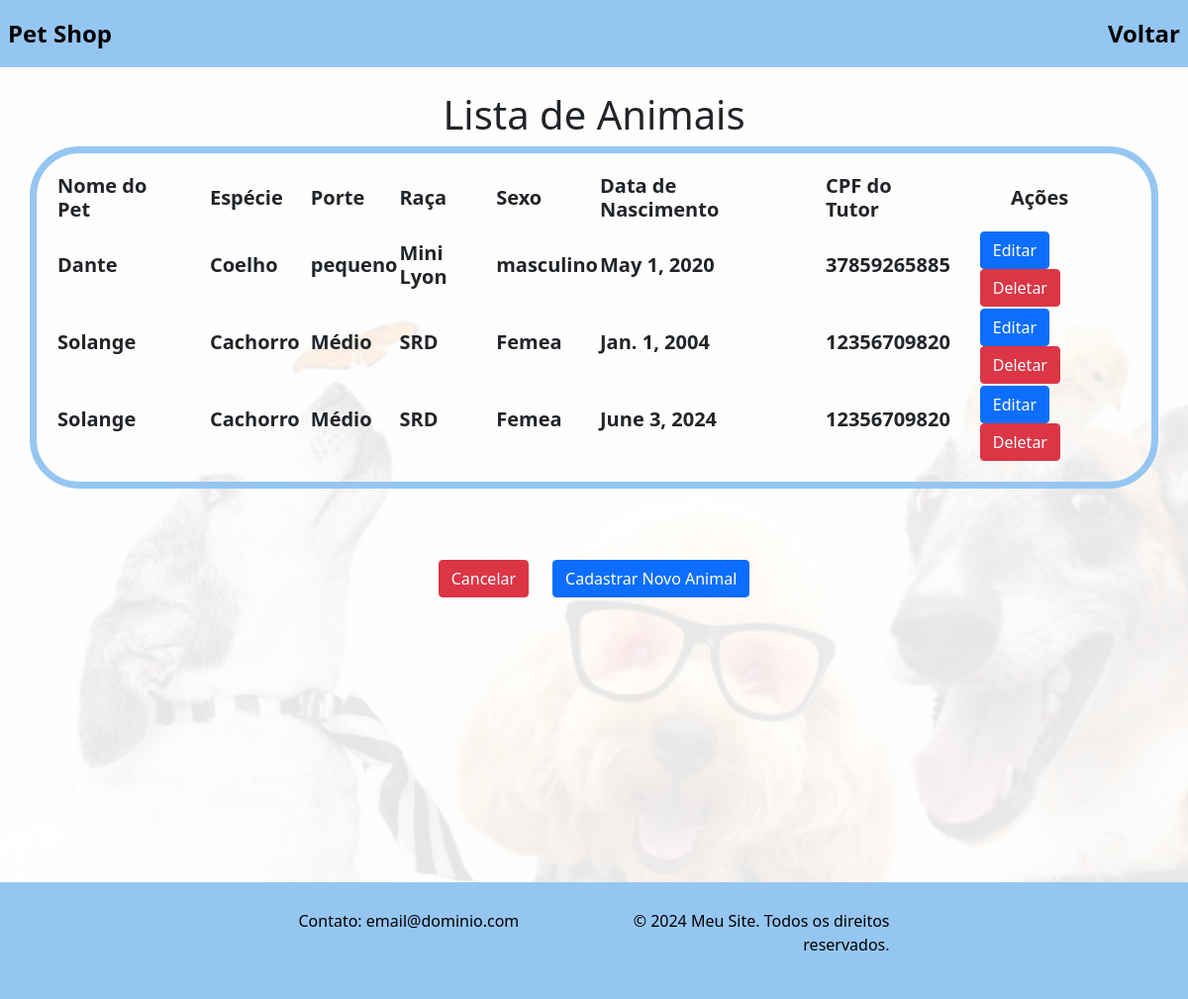
The page /atualizacaoAnimal/ on the database as committed earlier.
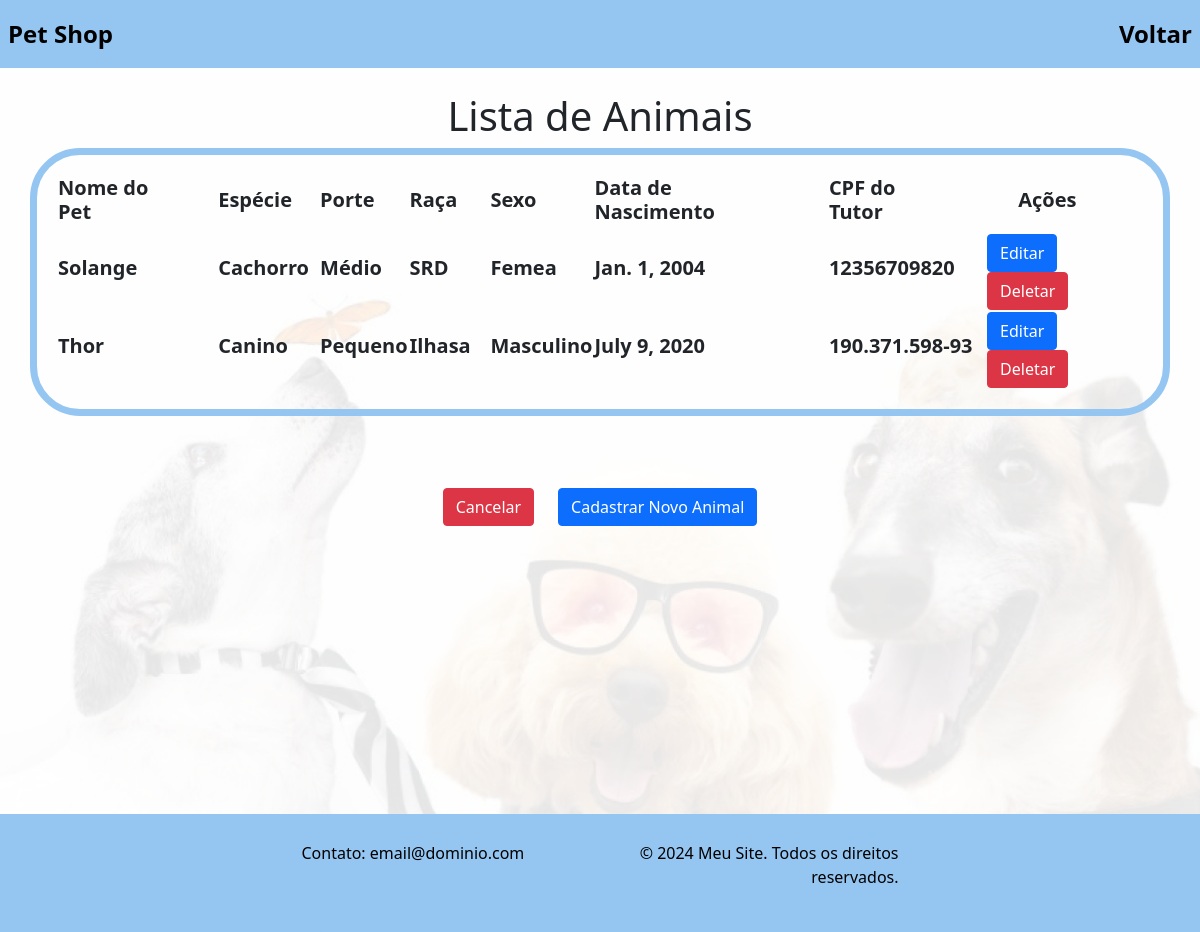
The same page on the database as committed later.
### Aplicativo/models.py (models this page shows, shortened)
class cadastroAnimalModel(models.Model):
    nomepet = models.CharField(max_length=200)
    especie = models.CharField(max_length=200)
    porte = models.CharField(max_length=200)
    raca = models.CharField(max_length=200)
    cor = models.CharField(max_length=200)
    sexo = models.CharField(max_length=200)
    datanascimento = models.DateField(max_length=200)
    cpftutor = models.CharField(max_length=200)

### Aplicativo/views.py (the view)
# urls.py: path('atualizacaoAnimal/', views.atualizacaoAnimal, name='atualizacaoAnimal'),
def atualizacaoAnimal(request):
    animais = cadastroAnimalModel.objects.all()  # Recupera todos os animais do banco de dados
    context = {
        'animais': animais
    }
    return render(request, 'atualizacaoAnimal.html', context)

### Aplicativo/templates/atualizacaoAnimal.html (shortened to what this page needs)
<!DOCTYPE html>
<html lang="en">
<head>
    {% load static %}
    <link rel="stylesheet" type="text/css" href="{% static 'css/index.css' %}">
    <link rel="stylesheet" type="text/css" href="{% static 'css/editar.css' %}">
    <link href="https://cdn.jsdelivr.net/npm/bootstrap@5.0.2/dist/css/bootstrap.min.css" rel="stylesheet"
>
</head>
<body>
    <nav class="navbar navbar-expand-lg custom-bg">
        <div class="collapse navbar-collapse" id="navbarNav">
            <ul class="navbar-nav">
                <li class="nav-item">
                    <a class="nav-link active left-link" aria-current="page" href="{% url 'index' %}">Pet Shop</a>
                </li>
            </ul>
            <ul class="navbar-nav ms-auto">
                <li class="nav-item">
                    <a class="nav-link" href="{% url 'dashatualizacao' %}">Voltar</a>
                </li>
            </ul>
        </div>
    </nav><br>
    <div class="background-img">
        <h1 class="text-center">Lista de Animais</h1>
        <div class="container">
            <table>
                <thead>
                    <tr>
                        <th><h5><b>Nome do Pet&nbsp;&nbsp;&nbsp;&nbsp;&nbsp;&nbsp;</b></h5></th>
                        <th><h5><b>Espécie&nbsp;&nbsp;&nbsp;&nbsp;&nbsp;</b></h5></th>
                        <th><h5><b>Porte&nbsp;&nbsp;&nbsp;&nbsp;&nbsp;&nbsp;</b></h5></th>
                        <th><h5><b>Raça&nbsp;&nbsp;&nbsp;&nbsp;&nbsp;&nbsp;</b></h5></th>
                        <th><h5><b>Sexo&nbsp;&nbsp;&nbsp;&nbsp;&nbsp;&nbsp;</b></h5></th>
                        <th><h5><b>Data de Nascimento&nbsp;&nbsp;&nbsp;&nbsp;&nbsp;&nbsp;</b></h5></th>
                        <th><h5><b>CPF do Tutor&nbsp;&nbsp;&nbsp;&nbsp;&nbsp;&nbsp;</b></h5></th>
                        <th><h5><b>&nbsp;&nbsp;&nbsp;&nbsp;&nbsp;&nbsp;Ações&nbsp;&nbsp;&nbsp;&nbsp;&nbsp;&nbsp;</b></h5></th>
                    </tr>
                </thead>
                <tbody>
                    {% for animal in animais %}
                    <tr>
                        <td><h5><b>{{ animal.nomepet }}</b></h5></td>
                        <td><h5><b>{{ animal.especie }}</b></h5></td>
                        <td><h5><b>{{ animal.porte }}</b></h5></td>
                        <td><h5><b>{{ animal.raca }}</b></h5></td>
                        <td><h5><b>{{ animal.sexo }}</b></h5></td>
                        <td><h5><b>{{ animal.datanascimento }}</b></h5></td>
                        <td><h5><b>{{ animal.cpftutor }}</b></h5></td>
                        <td>
                            <a href="/updateAnimal/{{ animal.id }}" class="btn btn-primary">Editar</a>
                            <a href="/deleteAnimal/{{ animal.id }}" class="btn btn-danger">Deletar</a>
                        </td>
                    </tr>
                    {% endfor %}
                </tbody>
            </table>
        </div>
        <br><br><br>
         <div class="row justify-content-center">
            <div class="col-auto">
                <a href="{% url 'home' %}" class="btn btn-danger">Cancelar</a>
            </div>
            <div class="col-auto">
                <a href="{% url 'cadastroAnimal' %}" class="btn btn-primary">Cadastrar Novo Animal</a>
            </div>
        </div>
    </div>
    <br><br><br><br><br><br><br><br><br><br><br><br>
    <footer>
        <div class="container">
            <div class="row">
                <div class="col">
                    <p>Contato: email@dominio.com</p>
                </div>
                <div class="col text-end">
                    <p>&copy; 2024 Meu Site. Todos os direitos reservados.</p>
                </div>
            </div>
        </div>
    </footer>
</body>
</html>

### Aplicativo/static/css/index.css (style rules this page uses)
.custom-bg { background-color: #95C6F2; }
.navbar-nav .nav-link { color: black; font-size: 24px; font-weight: bold; }
footer { background-color: #95C6F2; color: black; }

### Aplicativo/static/css/editar.css (style rules this page uses)
body { background-image: url('../Aplicativo/media/fundo_opaco.png'); background-size: cover; background-repeat: no-repeat; background-attachment: fixed; }

### Aplicativo/templates/atualizacaoAnimal.html (style rules this page uses)
.container { border: 7px solid #95C6F2; border-radius: 50px; padding: 20px; width: fit-content; }

Rows that differ between the two databases and show on the page:
removed cadastroAnimalModel: nomepet "Dante", especie "Coelho", porte "pequeno", raca "Mini Lyon", sexo "masculino", datanascimento "May 1, 2020", cpftutor "37859265885"
removed cadastroAnimalModel: nomepet "Solange", especie "Cachorro", porte "Médio", raca "SRD", sexo "Femea", datanascimento "June 3, 2024", cpftutor "12356709820"
added cadastroAnimalModel: nomepet "Thor", especie "Canino", porte "Pequeno", raca "Ilhasa", sexo "Masculino", datanascimento "July 9, 2020", cpftutor "190.371.598-93"
